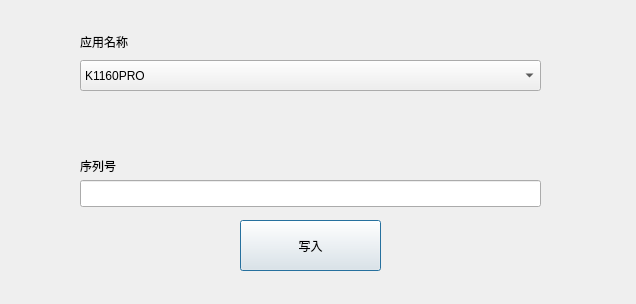
<?xml version="1.0" encoding="UTF-8"?>
<ui version="4.0">
 <class>WSNDialog</class>
 <widget class="QDialog" name="WSNDialog">
  <property name="geometry">
   <rect>
    <x>0</x>
    <y>0</y>
    <width>636</width>
    <height>304</height>
   </rect>
  </property>
  <property name="windowTitle">
   <string>WSNDialog</string>
  </property>
  <widget class="QPushButton" name="btnWrite">
   <property name="geometry">
    <rect>
     <x>240</x>
     <y>220</y>
     <width>141</width>
     <height>51</height>
    </rect>
   </property>
   <property name="text">
    <string>写入</string>
   </property>
  </widget>
  <widget class="QLineEdit" name="leSerial">
   <property name="geometry">
    <rect>
     <x>80</x>
     <y>180</y>
     <width>461</width>
     <height>27</height>
    </rect>
   </property>
  </widget>
  <widget class="QLabel" name="label">
   <property name="geometry">
    <rect>
     <x>80</x>
     <y>150</y>
     <width>191</width>
     <height>31</height>
    </rect>
   </property>
   <property name="text">
    <string>序列号</string>
   </property>
  </widget>
  <widget class="QLabel" name="label_2">
   <property name="geometry">
    <rect>
     <x>80</x>
     <y>26</y>
     <width>151</width>
     <height>31</height>
    </rect>
   </property>
   <property name="text">
    <string>应用名称</string>
   </property>
  </widget>
  <widget class="QComboBox" name="cbApp">
   <property name="geometry">
    <rect>
     <x>80</x>
     <y>60</y>
     <width>461</width>
     <height>31</height>
    </rect>
   </property>
   <item>
    <property name="text">
     <string>K1160PRO</string>
    </property>
   </item>
   <item>
    <property name="text">
     <string>Tank</string>
    </property>
   </item>
  </widget>
 </widget>
 <layoutdefault spacing="6" margin="11"/>
 <resources/>
 <connections/>
</ui>
